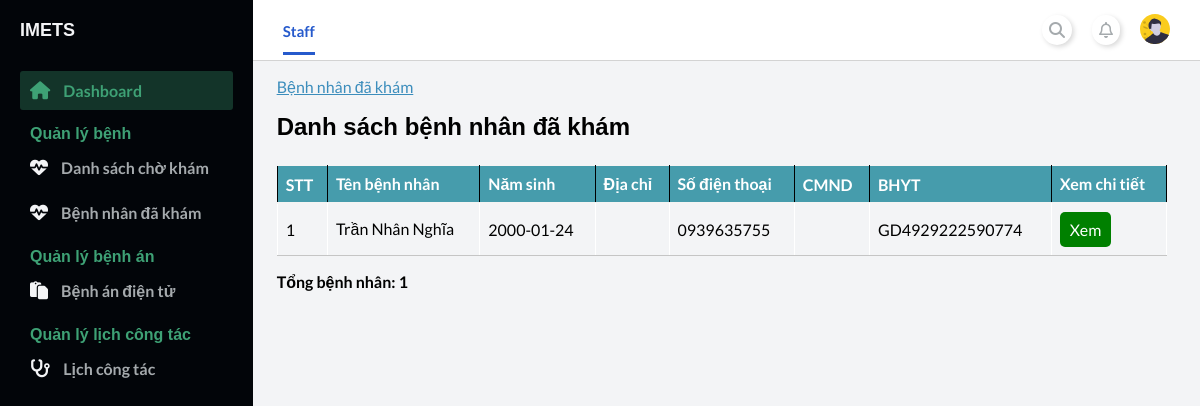
Page /staff/index.php?page_layout=list_checked_up (signed in) on the earlier database version.
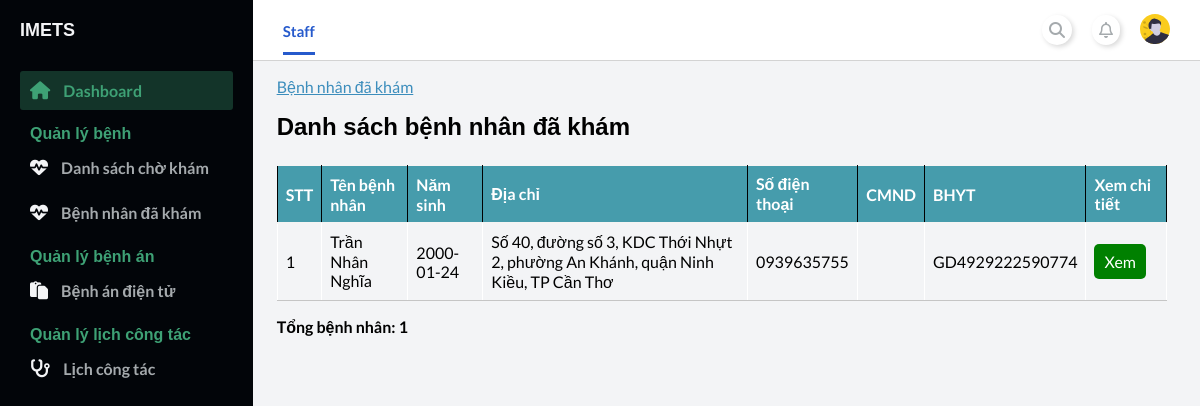
Same page on the later database version.
### tables this page shows
CREATE TABLE `appointment` (
  `ID_Appointment` int(11) NOT NULL,
  `ID_Staff` int(11) NOT NULL,
  `ID_Patient` int(11) NOT NULL,
  `Date_Booking` datetime NOT NULL,
  `Date_Checkup` int(11) NOT NULL,
  `Date_HospitalDischarge` datetime DEFAULT NULL,
  `Date_ReCheckup` date DEFAULT NULL,
  `BHYT_Checkin` tinyint(1) NOT NULL,
  `ID_PaymentMethod` int(11) DEFAULT NULL,
  `StatusAppointment` varchar(100) DEFAULT NULL
);

CREATE TABLE `patient` (
  `ID_Patient` int(11) NOT NULL,
  `Name` varchar(100) NOT NULL,
  `DOB` date NOT NULL,
  `Sex` varchar(10) NOT NULL,
  `Address` varchar(200) DEFAULT NULL,
  `CMND` varchar(15) DEFAULT NULL,
  `PhoneNumber` varchar(25) NOT NULL,
  `ID_BHYT` varchar(20) DEFAULT NULL,
  `UserName` varchar(100) NOT NULL,
  `Password` varchar(100) NOT NULL
);

### staff/modules_staff/checked_up/list_checked_up.php (the view, shortened to what this page needs)
<main>
    <div class="container-fluid">
        <div class="card-container">
            <div class="link-nav-pages">
                <a href="">Bệnh nhân đã khám</a>
            </div>
            <div class="card-header">
                <h2>Danh sách bệnh nhân đã khám</h2>
            </div>
            <div class="card-body">
                <table class="table">
                    <thead class="thead-dark">
                        <tr>
                            <th>STT</th>
                            <th>Tên bệnh nhân</th>
                            <th>Năm sinh</th>
                            <th>Địa chỉ</th>
                            <th>Số điện thoại</th>
                            <th>CMND</th>
                            <th>BHYT</th>
                            <th>Xem chi tiết</th>
                        </tr>
                    </thead>
                    <tbody>
                        <tr>
                            <?php
                                include './../config.php';
                                $sql = "SELECT * FROM appointment
                                JOIN patient ON appointment.ID_Patient=patient.ID_Patient
                                WHERE appointment.StatusAppointment='Đã khám'";
                                $count_order=0;
                                $query = mysqli_query($conn, $sql);
                                while($rows = mysqli_fetch_array($query)){ ?>
                                <tr>
                                    <td><?php echo ++$count_order ?></td>
                                    <td><?php echo $rows["Name"] ?></td>
                                    <td><?php echo $rows["DOB"] ?></td>
                                    <td><?php echo $rows["Address"] ?></td>
                                    <td><?php echo $rows["PhoneNumber"] ?></td>
                                    <td><?php echo $rows["CMND"] ?></td>
                                    <td><?php echo $rows["ID_BHYT"] ?></td>
                                    <td>
                                        <a href="./index.php?page_layout=checked_up&ID_Patient=<?php echo $rows["ID_Patient"] ?>" style="background-color: green;color: white;padding: 8px 10px;text-align: center;text-decoration: none;display: inline-block;border-radius: 5px;">
                                            Xem
                                        </a>
                                    </td>
                                </tr>
                            <?php } ?>
                        </tr>
                </table>
                <p><b><?php echo 'Tổng bệnh nhân: '. $count_order;?></b></p>
            </div>
        </div>
    </div>
</main>

### staff/index.php (shortened to what this page needs)
<!DOCTYPE html>
<html>
<head>
	<link rel="stylesheet" href="./modules_staff/style/index_staff.css" />
    <link
      rel="stylesheet"
      href="https://stackpath.bootstrapcdn.com/font-awesome/4.7.0/css/font-awesome.min.css"
    />
</head>
<body id="body">
	<div class="container">
		<?php
			include './modules_staff/navigation.php';
			include './modules_staff/content.php';
			include './modules_staff/sidebar.php';
		?>
	</div>
</body>
</html>

### staff/modules_staff/navigation.php (shortened to what this page needs)
<nav class="navbar">
    <div class="navbar__left">
        <a class="active_link" href="#">Staff</a>
    </div>
    <div class="navbar__right">
        <a href="#">
            <i class="fa fa-search" aria-hidden="true"></i>
        </a>
        <a href="#">
            <i class="far fa-bell" aria-hidden="true"></i>
        </a>
        <a class="modal-btn" href="#">
            <img width="30" src="./modules_staff/photo/avatar.svg" alt="" />
        </a>
    </div>
</nav>

### staff/modules_staff/content.php (shortened to what this page needs)
<?php
    if(isset($_GET['page_layout'])){
        switch ($_GET['page_layout']) {
            case 'list_checked_up':
                include './modules_staff/checked_up/list_checked_up.php';
                break;
            }
    }else {
        include './modules_staff/dashboard_staff/dashboard_staff.php';
    }
?>

### staff/modules_staff/sidebar.php (shortened to what this page needs)
<div id="sidebar">
    <div class="sidebar__title">
        <div class="sidebar__img">
            <h1>IMETS</h1>
        </div>
    </div>
    <div class="sidebar__menu">
        <div class="sidebar__link active_menu_link">
            <i class="fa fa-home"></i>
            <a href="./index.php">Dashboard</a>
        </div>
        <h2>Quản lý bệnh</h2>
        <div class="sidebar__link">
            <i class="fa fa-heartbeat" aria-hidden="true"></i>
            <a href="./index.php?page_layout=list_patient">Danh sách chờ khám</a>
        </div>
        <div class="sidebar__link">
            <i class="fa fa-heartbeat" aria-hidden="true"></i>
            <a href="./index.php?page_layout=list_checked_up">Bệnh nhân đã khám</a>
        </div>
        <h2>Quản lý bệnh án</h2>
        <div class="sidebar__link">
            <i class="fa fa-clipboard"></i>
            <a href="./index.php?page_layout=medicalRecord">Bệnh án điện tử</a>
        </div>
        <h2>Quản lý lịch công tác</h2>
        <div class="sidebar__link">
            <i class="fa fa-stethoscope"></i>
            <a href="./index.php?page_layout=bookingSche">Lịch công tác</a>
        </div>
    </div>
</div>

### staff/modules_staff/style/index_staff.css (style rules this page uses)
* { margin: 0; padding: 0; }
body { box-sizing: border-box; font-family: "Lato", sans-serif; }
.container { display: grid; height: 100vh; grid-template-columns: 0.8fr 1fr 1fr 1fr; grid-template-rows: 0.2fr 3fr; grid-template-areas: "sidebar nav nav nav" "sidebar main main main"; }

### staff/modules_staff/style/navigation.css (style rules this page uses)
.navbar { background: #ffffff; grid-area: nav; height: 60px; display: flex; align-items: center; justify-content: space-between; padding: 0 30px 0 30px; border-bottom: 1px solid lightgray; }
.navbar__left > a { margin-right: 30px; text-decoration: none; color: #a5aaad; font-size: 15px; font-weight: 700; }
.navbar__left .active_link { color: #265acc; border-bottom: 3px solid #265acc; padding-bottom: 12px; }
.navbar__right { display: flex; justify-content: center; align-items: center; }
.navbar__right > a { margin-left: 20px; text-decoration: none; }
.navbar__right > a > i { color: #a5aaad; font-size: 16px; border-radius: 50px; background: #ffffff; box-shadow: 2px 2px 5px #d9d9d9, -2px -2px 5px #ffffff; padding: 7px; }

### staff/modules_staff/style/sidebar.css (style rules this page uses)
#sidebar { background: #020509; grid-area: sidebar; overflow-y: auto; padding: 20px; -webkit-transition: all 0.5s; transition: all 0.5s; }
.sidebar__title { display: flex; justify-content: space-between; align-items: center; color: #f3f4f6; margin-bottom: 30px; }
.sidebar__img { display: flex; align-items: center; }
.sidebar__title > div > h1 { font-size: 18px; display: inline; }
.sidebar__menu > h2 { color: #3ea175; font-size: 16px; margin-top: 15px; margin-bottom: 5px; padding: 0 10px; font-weight: 700; }
.sidebar__link { color: #f3f4f6; padding: 10px; border-radius: 3px; margin-bottom: 5px; }
.active_menu_link { background: rgba(62, 161, 117, 0.3); color: #3ea175; }
.active_menu_link a { color: #3ea175 !important; }
.sidebar__link > a { text-decoration: none; color: #a5aaad; font-weight: 700; }
.sidebar__link > i { margin-right: 10px; font-size: 18px; }

### staff/modules_staff/style/content.css (style rules this page uses)
main { background: #f3f4f6; grid-area: main; overflow-y: auto; }

### staff/modules_staff/style/checkup.css (style rules this page uses)
.container-fluid { padding: 2vh 2vw; min-height: 70vh; width: 94%; }
.card-header { margin: 2vh 0 3vh; }
.card-body table { width: 100%; padding: 2rem; border-collapse: collapse; margin-bottom: 1rem; }
.card-body table, td, th { border: 1px solid rgb(0, 0, 0); text-align: left; }
.card-body th { background-color: #469cac; color: #ffff; }
.card-body th, td { padding: 0.5rem; }

### staff/modules_staff/style/checked_up.css (style rules this page uses)
.personalInfoTable th, td { padding: 8px; text-align: left; border-bottom: 1px solid #c5c5c5; border-top: 1px solid #ffffff; border-right: 1px solid #ffffff; border-left: 1px solid #ffffff; }

Differences in the rows shown:
changed appointment "Trần Nhân Nghĩa": ID_Patient.Address (not shown) → "Số 40, đường số 3, KDC Thới Nhựt 2, phường An Khánh, quận Ninh Kiều, TP Cần Thơ"
